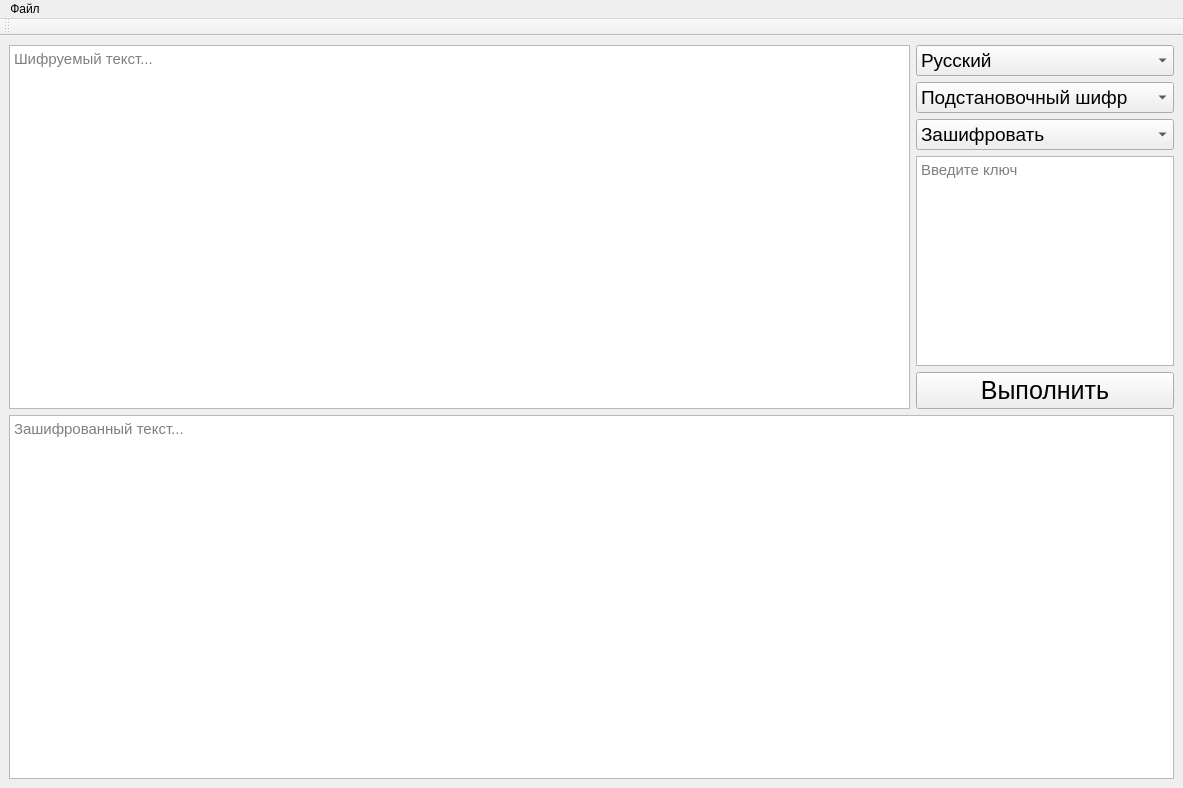
<?xml version="1.0" encoding="UTF-8"?>
<ui version="4.0">
 <class>encryption</class>
 <widget class="QMainWindow" name="encryption">
  <property name="geometry">
   <rect>
    <x>0</x>
    <y>0</y>
    <width>1183</width>
    <height>788</height>
   </rect>
  </property>
  <property name="sizePolicy">
   <sizepolicy hsizetype="Preferred" vsizetype="Preferred">
    <horstretch>0</horstretch>
    <verstretch>0</verstretch>
   </sizepolicy>
  </property>
  <property name="minimumSize">
   <size>
    <width>971</width>
    <height>677</height>
   </size>
  </property>
  <property name="maximumSize">
   <size>
    <width>16777215</width>
    <height>16777215</height>
   </size>
  </property>
  <property name="windowTitle">
   <string>MainWindow</string>
  </property>
  <widget class="QWidget" name="centralwidget">
   <layout class="QHBoxLayout" name="horizontalLayout_3">
    <item>
     <layout class="QVBoxLayout" name="verticalLayout_2">
      <item>
       <layout class="QHBoxLayout" name="horizontalLayout_2" stretch="7,2">
        <item>
         <widget class="QTextEdit" name="message">
          <property name="sizePolicy">
           <sizepolicy hsizetype="Ignored" vsizetype="Expanding">
            <horstretch>0</horstretch>
            <verstretch>0</verstretch>
           </sizepolicy>
          </property>
          <property name="font">
           <font>
            <pointsize>11</pointsize>
           </font>
          </property>
          <property name="placeholderText">
           <string>Шифруемый текст...</string>
          </property>
         </widget>
        </item>
        <item>
         <layout class="QVBoxLayout" name="verticalLayout" stretch="2,0,0,0,0">
          <item>
           <widget class="QComboBox" name="language">
            <property name="sizePolicy">
             <sizepolicy hsizetype="Preferred" vsizetype="Fixed">
              <horstretch>0</horstretch>
              <verstretch>0</verstretch>
             </sizepolicy>
            </property>
            <property name="minimumSize">
             <size>
              <width>254</width>
              <height>0</height>
             </size>
            </property>
            <property name="font">
             <font>
              <pointsize>14</pointsize>
             </font>
            </property>
            <item>
             <property name="text">
              <string>Русский</string>
             </property>
            </item>
            <item>
             <property name="text">
              <string>Анлийский</string>
             </property>
            </item>
           </widget>
          </item>
          <item>
           <widget class="QComboBox" name="name_chipher">
            <property name="sizePolicy">
             <sizepolicy hsizetype="Preferred" vsizetype="Fixed">
              <horstretch>0</horstretch>
              <verstretch>0</verstretch>
             </sizepolicy>
            </property>
            <property name="minimumSize">
             <size>
              <width>254</width>
              <height>0</height>
             </size>
            </property>
            <property name="font">
             <font>
              <pointsize>14</pointsize>
             </font>
            </property>
            <item>
             <property name="text">
              <string>Подстановочный шифр</string>
             </property>
            </item>
            <item>
             <property name="text">
              <string>Шифр Виженера</string>
             </property>
            </item>
           </widget>
          </item>
          <item>
           <widget class="QComboBox" name="procedure">
            <property name="sizePolicy">
             <sizepolicy hsizetype="Preferred" vsizetype="Fixed">
              <horstretch>0</horstretch>
              <verstretch>0</verstretch>
             </sizepolicy>
            </property>
            <property name="minimumSize">
             <size>
              <width>254</width>
              <height>0</height>
             </size>
            </property>
            <property name="font">
             <font>
              <pointsize>14</pointsize>
             </font>
            </property>
            <item>
             <property name="text">
              <string>Зашифровать</string>
             </property>
            </item>
            <item>
             <property name="text">
              <string>Расшифровать</string>
             </property>
            </item>
           </widget>
          </item>
          <item>
           <widget class="QTextEdit" name="key">
            <property name="sizePolicy">
             <sizepolicy hsizetype="Preferred" vsizetype="Preferred">
              <horstretch>0</horstretch>
              <verstretch>0</verstretch>
             </sizepolicy>
            </property>
            <property name="font">
             <font>
              <pointsize>11</pointsize>
             </font>
            </property>
            <property name="placeholderText">
             <string>Введите ключ</string>
            </property>
           </widget>
          </item>
          <item>
           <widget class="QPushButton" name="execute">
            <property name="sizePolicy">
             <sizepolicy hsizetype="Preferred" vsizetype="Fixed">
              <horstretch>2</horstretch>
              <verstretch>0</verstretch>
             </sizepolicy>
            </property>
            <property name="minimumSize">
             <size>
              <width>10</width>
              <height>0</height>
             </size>
            </property>
            <property name="font">
             <font>
              <pointsize>19</pointsize>
             </font>
            </property>
            <property name="text">
             <string>Выполнить</string>
            </property>
           </widget>
          </item>
         </layout>
        </item>
       </layout>
      </item>
      <item>
       <widget class="QTextEdit" name="return_message">
        <property name="font">
         <font>
          <pointsize>11</pointsize>
         </font>
        </property>
        <property name="placeholderText">
         <string>Зашифрованный текст...</string>
        </property>
       </widget>
      </item>
     </layout>
    </item>
   </layout>
  </widget>
  <widget class="QToolBar" name="toolBar">
   <property name="windowTitle">
    <string>toolBar</string>
   </property>
   <attribute name="toolBarArea">
    <enum>TopToolBarArea</enum>
   </attribute>
   <attribute name="toolBarBreak">
    <bool>false</bool>
   </attribute>
  </widget>
  <widget class="QMenuBar" name="menubar">
   <property name="geometry">
    <rect>
     <x>0</x>
     <y>0</y>
     <width>1183</width>
     <height>23</height>
    </rect>
   </property>
   <widget class="QMenu" name="menu">
    <property name="title">
     <string>Файл</string>
    </property>
    <addaction name="openFile"/>
    <addaction name="openKey"/>
    <addaction name="saveMessage"/>
    <addaction name="saveEncryptMes"/>
    <addaction name="saveKey"/>
   </widget>
   <addaction name="menu"/>
  </widget>
  <action name="openFile">
   <property name="text">
    <string>Открыть файл</string>
   </property>
  </action>
  <action name="openKey">
   <property name="text">
    <string>Открыть ключ</string>
   </property>
  </action>
  <action name="saveMessage">
   <property name="text">
    <string>Сохранить редактируемый файл</string>
   </property>
  </action>
  <action name="saveEncryptMes">
   <property name="text">
    <string>Сохранить расшифрованный файл</string>
   </property>
  </action>
  <action name="saveKey">
   <property name="text">
    <string>Сохранить ключ</string>
   </property>
  </action>
 </widget>
 <resources/>
 <connections/>
</ui>
